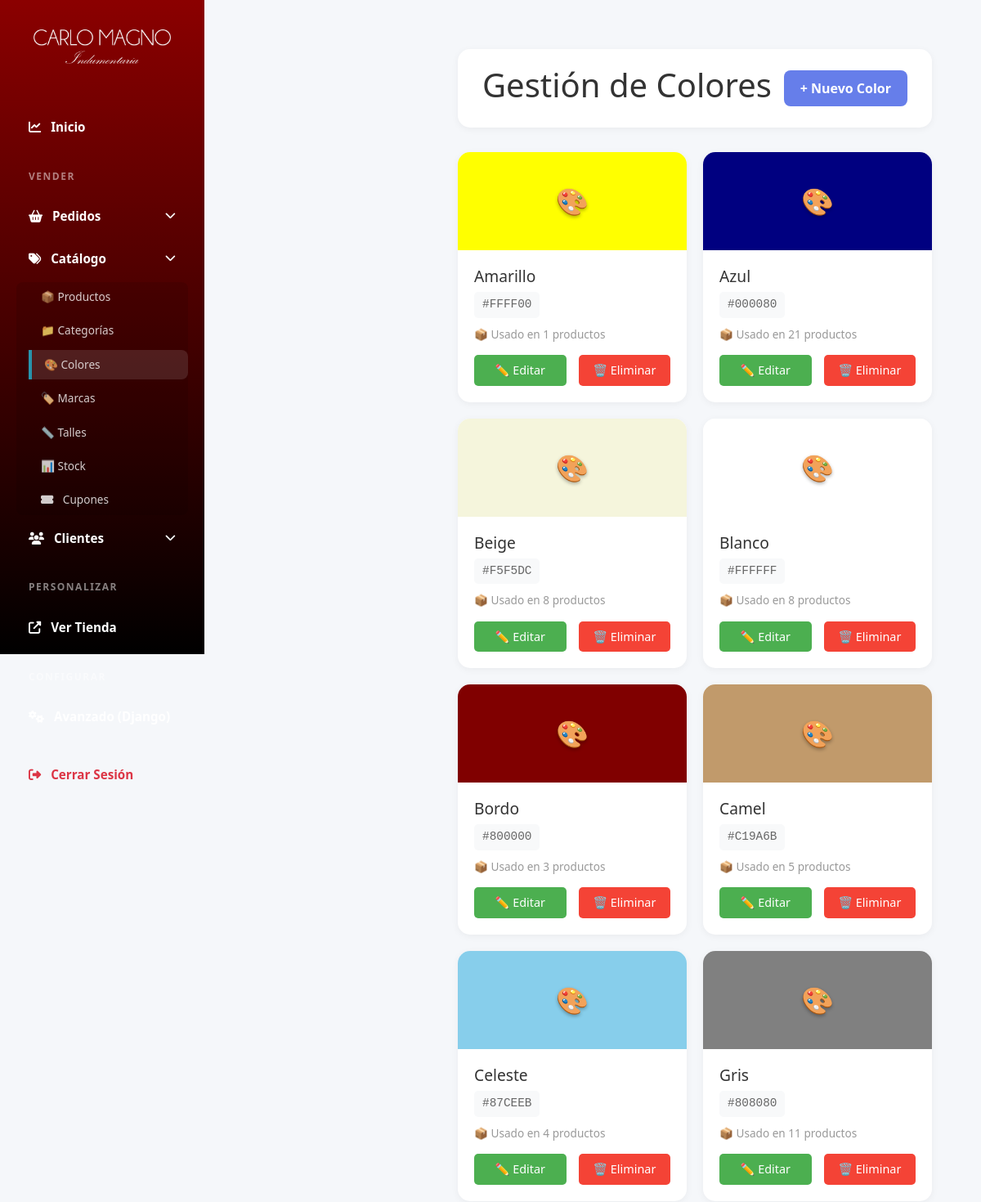
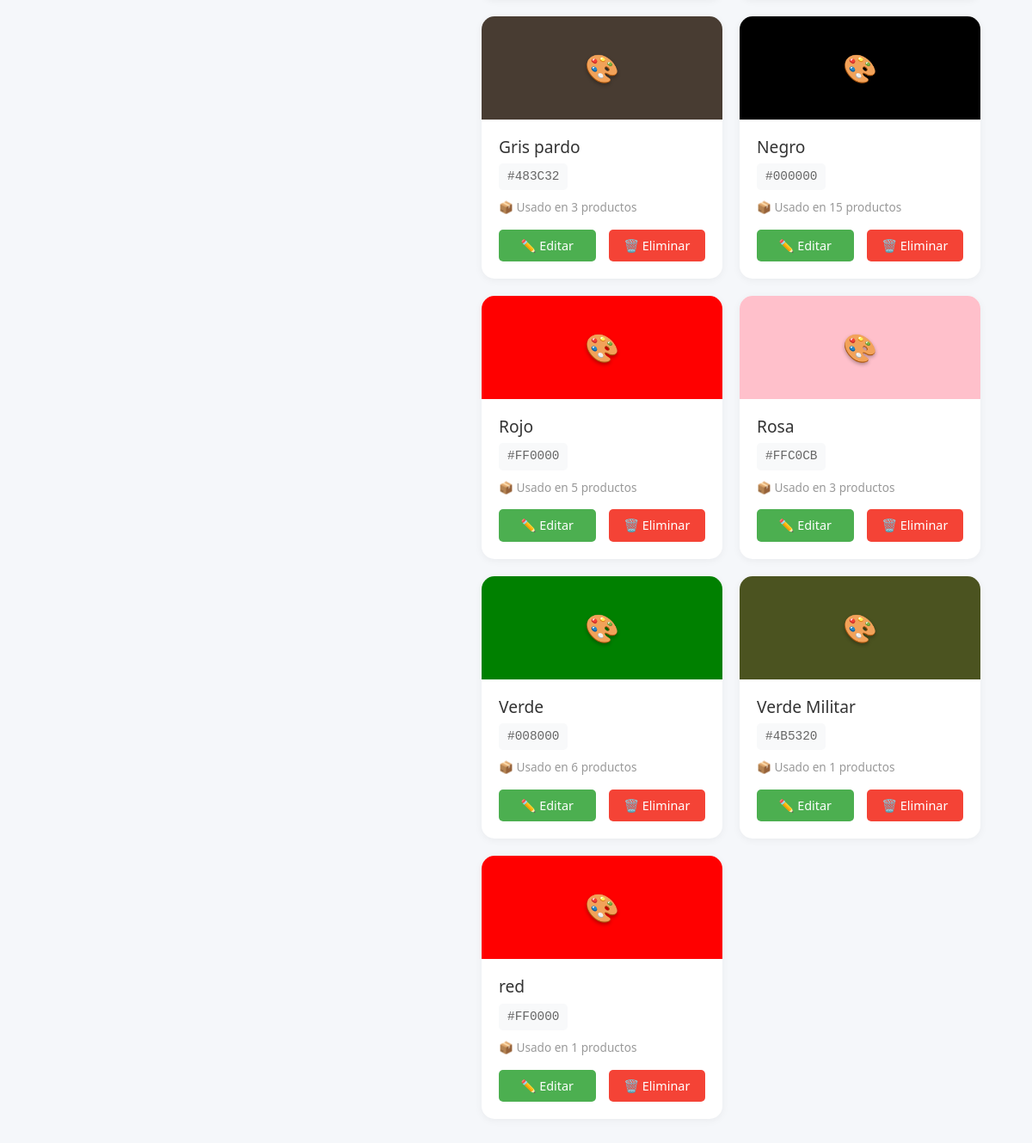
Page /panel/colores/ (signed in) on the committed database (2 pictures, top to bottom).
### productos/models.py (models this page shows, shortened)
class Color(models.Model):
    nombre = models.CharField(max_length=50, unique=True, verbose_name='Nombre')
    hex_code = models.CharField(
        max_length=7,
        verbose_name='Código Hexadecimal',
        help_text='Formato: #RRGGBB (ejemplo: #FF0000 para rojo)',
        default='#000000'
    )
    order = models.PositiveIntegerField(default=0, verbose_name='Orden de visualización')
    esta_activo = models.BooleanField(default=True, verbose_name='Está activo')
    class Meta:
        verbose_name = 'Color'
        verbose_name_plural = 'Colores'
        ordering = ['order', 'nombre']

### custom_admin/views.py (the view)
# urls.py: path('panel/colores/', admin_views.colores, name='colores'),
@login_required(login_url='login')
def colores(request):
    if not request.user.is_staff:
        return redirect('home')
    colores = Color.objects.all()
    return render(request, 'custom_admin/colores.html', {'colores': colores})

### productos/context_processors.py (called while the page is built, shortened)
def cart_processor(request):
    carrito = None
    cantidad_total = 0
    if request.user.is_authenticated:
        try:
            carrito = Carrito.objects.get(usuario=request.user)
            cantidad_total = carrito.get_cantidad_total()
        except Carrito.DoesNotExist:
            pass
    return {
        'carrito': carrito,
        'carrito_cantidad': cantidad_total
    }

### productos/models.py (called while the page is built)
    def get_cantidad_total(self):
        return sum(item.cantidad for item in self.items.all())

### templates/custom_admin/colores.html (shortened to what this page needs)
{% extends 'custom_admin/base.html' %}
{% load static %}
{%block extra_css %}
<link rel="stylesheet" href="{% static 'css/colores.css' %}" />
{% endblock %}
{% block content %}
<div class="main-content">
	<div class="header">
		<h1>Gestión de Colores</h1>
		<a href="{% url 'agregar_color' %}" class="btn btn-primary">+ Nuevo Color</a>
	</div>
	{% if colores %}
	<div class="colors-grid">
		{% for color in colores %}
		<div class="color-card">
			<div class="color-preview" data-color-hex="{{ color.hex_code }}">🎨</div>
			<div class="color-info">
				<h3>{{ color.nombre }}</h3>
				<span class="hex-code">{{ color.hex_code }}</span>
				<p class="color-stats">📦 Usado en {{ color.productos.count }} productos</p>
				<div class="actions">
					<a href="/admin/productos/color/{{ color.id }}/editar/" class="btn-edit"
						>✏️ Editar</a
					>
					<a href="/admin/productos/color/{{ color.id }}/delete/" class="btn-delete"
						>🗑️ Eliminar</a
					>
				</div>
			</div>
		</div>
		{% endfor %}
	</div>
	{% else %}
	<div class="empty-state">
		<h2>No hay colores registrados</h2>
	</div>
	{% endif %}
</div>
{% load static %}
{% endblock %}

### static/css/style_admin.css (style rules this page uses)
* { margin: 0; padding: 0; box-sizing: border-box; }
body { font-family: "Segoe UI", Tahoma, Geneva, Verdana, sans-serif; background: #f5f7fa; }
.main-content { margin-left: 250px; padding: 30px; }
.header { background: white; padding: 20px 30px; border-radius: 15px; box-shadow: 0 2px 10px rgba(0, 0, 0, 0.05); margin-bottom: 30px; display: flex; justify-content: space-between; align-items: center; }
.header h1 { color: #333; }
.btn { padding: 10px 20px; border: none; border-radius: 8px; cursor: pointer; font-weight: 600; text-decoration: none; display: inline-block; transition: all 0.3s ease; }
.btn-primary { background: #667eea; color: white; }
.btn-edit { background: #4caf50; color: white; padding: 5px 12px; border-radius: 5px; text-decoration: none; font-size: 0.9em; margin-right: 5px; }
.btn-delete { background: #f44336; color: white; padding: 5px 12px; border-radius: 5px; text-decoration: none; font-size: 0.9em; }

### static/css/colores.css (style rules this page uses)
.colors-grid { display: grid; grid-template-columns: repeat(auto-fill, minmax(250px, 1fr)); gap: 20px; }
.color-card { background: white; border-radius: 15px; overflow: hidden; box-shadow: 0 2px 10px rgba(0, 0, 0, 0.05); transition: all 0.3s ease; }
.color-preview { height: 120px; display: flex; align-items: center; justify-content: center; font-size: 2em; color: white; text-shadow: 0 2px 4px rgba(0, 0, 0, 0.3); }
.color-info { padding: 20px; }
.color-info h3 { color: #333; font-size: 1.2em; margin-bottom: 8px; }
.color-info .hex-code { color: #666; font-family: "Courier New", monospace; font-size: 0.9em; margin-bottom: 10px; background: #f8f9fa; padding: 5px 10px; border-radius: 5px; display: inline-block; }
.color-stats { color: #999; font-size: 0.85em; margin-bottom: 15px; }
.actions { display: flex; gap: 10px; }
.btn-edit { padding: 8px 15px; flex: 1; text-align: center; }
.btn-delete { padding: 8px 15px; flex: 1; text-align: center; }

### rows in the picture
Color: nombre "Amarillo", hex_code "#FFFF00", productos.count "1"
Color: nombre "Azul", hex_code "#000080", productos.count "21"
Color: nombre "Beige", hex_code "#F5F5DC", productos.count "8"
Color: nombre "Blanco", hex_code "#FFFFFF", productos.count "8"
Color: nombre "Bordo", hex_code "#800000", productos.count "3"
Color: nombre "Camel", hex_code "#C19A6B", productos.count "5"
Color: nombre "Celeste", hex_code "#87CEEB", productos.count "4"
Color: nombre "Gris", hex_code "#808080", productos.count "11"
Color: nombre "Gris pardo", hex_code "#483C32", productos.count "3"
Color: nombre "Negro", hex_code "#000000", productos.count "15"
Color: nombre "Rojo", hex_code "#FF0000", productos.count "5"
Color: nombre "Rosa", hex_code "#FFC0CB", productos.count "3"
Color: nombre "Verde", hex_code "#008000", productos.count "6"
Color: nombre "Verde Militar", hex_code "#4B5320", productos.count "1"
Color: nombre "red", hex_code "#FF0000", productos.count "1"
